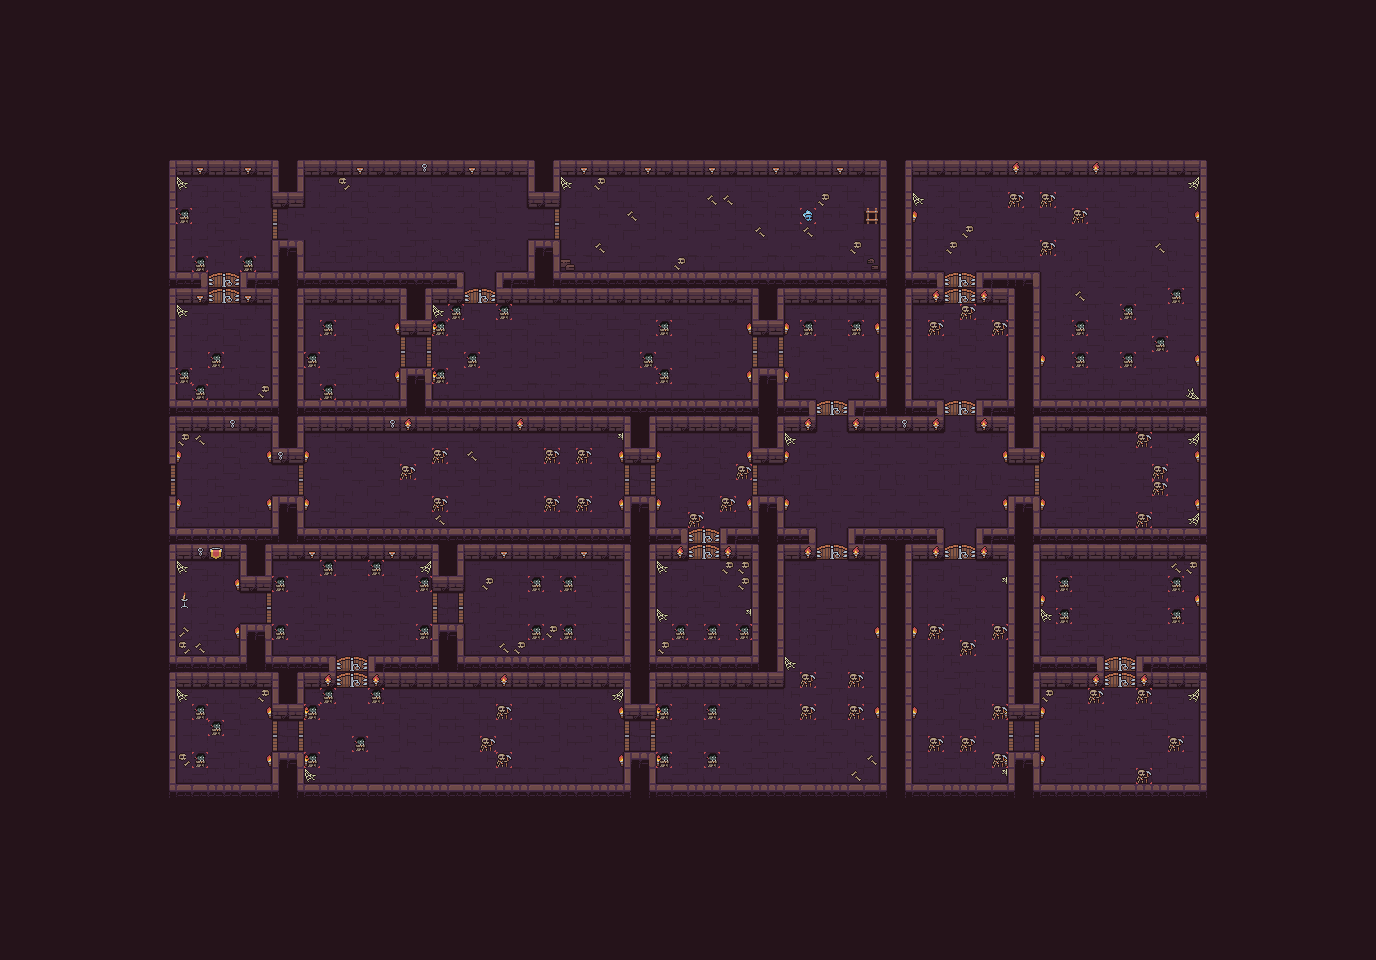

The image is a tile-based game level rendered from a .tmx file. Its description and source (layers, tilesets, objects; grid data summarised) follow:
An orthogonal 86x60 tile map with 16x16 px tiles, 27 tile layers (Ground, Walls, Details, Room1, ...), 4 tilesets.

<map version="1.10" tiledversion="1.10.2" orientation="orthogonal" renderorder="right-down" width="86" height="60" tilewidth="16" tileheight="16" infinite="0" nextlayerid="29" nextobjectid="1">
 <editorsettings>
  <export target="../../../soundboard/map1.csv" format="csv" />
 </editorsettings>
 <tileset firstgid="1" source="tileset.tsx" />
 <tileset firstgid="101" source="skeleton_v1_1.tsx" />
 <tileset firstgid="102" source="vampire_v1_1.tsx" />
 <tileset firstgid="103" source="skull_v1_1.tsx" />
 <layer id="1" name="Ground" width="86" height="60">
  <data>[5160 cells, 4314 non-empty, 26 distinct tile ids]</data>
 </layer>
 <layer id="3" name="Walls" width="86" height="60">
  <data>[5160 cells, 848 non-empty, 24 distinct tile ids]</data>
 </layer>
 <layer id="2" name="Details" width="86" height="60">
  <data>[5160 cells, 165 non-empty, 15 distinct tile ids]</data>
 </layer>
 <layer id="6" name="Room1" width="86" height="60">
  <data>[5160 cells, 2 non-empty, 2 distinct tile ids]</data>
 </layer>
 <layer id="7" name="Room2" width="86" height="60">
  <data>[5160 cells, 11 non-empty, 5 distinct tile ids]</data>
 </layer>
 <layer id="8" name="Room3" width="86" height="60">
  <data>[5160 cells, 9 non-empty, 7 distinct tile ids]</data>
 </layer>
 <layer id="9" name="Room4" width="86" height="60">
  <data>[5160 cells, 5 non-empty, 3 distinct tile ids]</data>
 </layer>
 <layer id="10" name="Room5" width="86" height="60">
  <data>[5160 cells, 6 non-empty, 3 distinct tile ids]</data>
 </layer>
 <layer id="11" name="Room6" width="86" height="60">
  <data>[5160 cells, 11 non-empty, 5 distinct tile ids]</data>
 </layer>
 <layer id="12" name="Room7" width="86" height="60">
  <data>[5160 cells, 8 non-empty, 5 distinct tile ids]</data>
 </layer>
 <layer id="13" name="Room8" width="86" height="60">
  <data>[5160 cells, 6 non-empty, 3 distinct tile ids]</data>
 </layer>
 <layer id="14" name="Room9" width="86" height="60">
  <data>[5160 cells, 7 non-empty, 3 distinct tile ids]</data>
 </layer>
 <layer id="15" name="Room10" width="86" height="60">
  <data>[5160 cells, 12 non-empty, 4 distinct tile ids]</data>
 </layer>
 <layer id="16" name="Room11" width="86" height="60">
  <data>[5160 cells, 12 non-empty, 6 distinct tile ids]</data>
 </layer>
 <layer id="17" name="Room12" width="86" height="60">
  <data>[5160 cells, 14 non-empty, 8 distinct tile ids]</data>
 </layer>
 <layer id="18" name="Room13" width="86" height="60">
  <data>[5160 cells, 5 non-empty, 3 distinct tile ids]</data>
 </layer>
 <layer id="19" name="Room14" width="86" height="60">
  <data>[5160 cells, 12 non-empty, 7 distinct tile ids]</data>
 </layer>
 <layer id="20" name="Room15" width="86" height="60">
  <data>[5160 cells, 6 non-empty, 3 distinct tile ids]</data>
 </layer>
 <layer id="21" name="Room16" width="86" height="60">
  <data>[5160 cells, 6 non-empty, 5 distinct tile ids]</data>
 </layer>
 <layer id="22" name="Room17" width="86" height="60">
  <data>[5160 cells, 14 non-empty, 7 distinct tile ids]</data>
 </layer>
 <layer id="23" name="Room18" width="86" height="60">
  <data>[5160 cells, 5 non-empty, 3 distinct tile ids]</data>
 </layer>
 <layer id="24" name="Room19" width="86" height="60">
  <data>[5160 cells, 7 non-empty, 5 distinct tile ids]</data>
 </layer>
 <layer id="25" name="Room20" width="86" height="60">
  <data>[5160 cells, 5 non-empty, 3 distinct tile ids]</data>
 </layer>
 <layer id="27" name="RoomBoss" width="86" height="60">
  <data>[5160 cells, 3 non-empty, 3 distinct tile ids]</data>
 </layer>
 <layer id="4" name="NormalEnemies" width="86" height="60">
  <data>[5160 cells, 39 non-empty, 1 distinct tile ids]</data>
 </layer>
 <layer id="5" name="BetterEnemies" width="86" height="60">
  <data>[5160 cells, 54 non-empty, 1 distinct tile ids]</data>
 </layer>
 <layer id="28" name="Boss" width="86" height="60">
  <data>[5160 cells, 1 non-empty, 1 distinct tile ids]</data>
 </layer>
</map>
